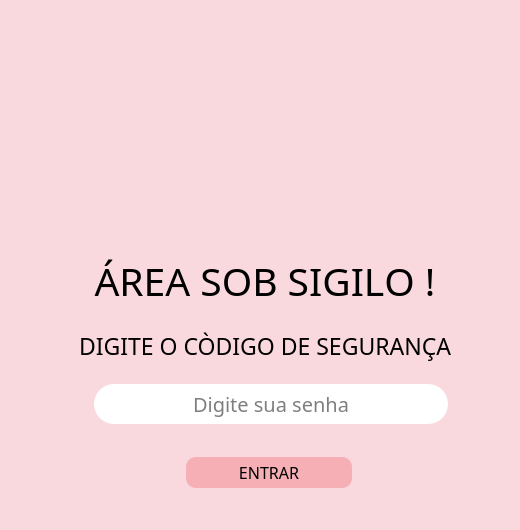
<?xml version="1.0" encoding="UTF-8"?>
<ui version="4.0">
 <class>Pop_Area_sigilo_as</class>
 <widget class="QDialog" name="Pop_Area_sigilo_as">
  <property name="windowModality">
   <enum>Qt::NonModal</enum>
  </property>
  <property name="geometry">
   <rect>
    <x>0</x>
    <y>0</y>
    <width>520</width>
    <height>530</height>
   </rect>
  </property>
  <property name="minimumSize">
   <size>
    <width>520</width>
    <height>530</height>
   </size>
  </property>
  <property name="maximumSize">
   <size>
    <width>520</width>
    <height>530</height>
   </size>
  </property>
  <property name="windowTitle">
   <string>Dialog</string>
  </property>
  <property name="styleSheet">
   <string notr="true">border-radius:150px;
background-color: rgb(249, 217, 221);</string>
  </property>
  <property name="sizeGripEnabled">
   <bool>false</bool>
  </property>
  <property name="modal">
   <bool>false</bool>
  </property>
  <layout class="QVBoxLayout" name="verticalLayout">
   <property name="leftMargin">
    <number>21</number>
   </property>
   <item>
    <widget class="QFrame" name="frame_senha">
     <property name="frameShape">
      <enum>QFrame::StyledPanel</enum>
     </property>
     <property name="frameShadow">
      <enum>QFrame::Raised</enum>
     </property>
     <layout class="QVBoxLayout" name="verticalLayout_5" stretch="1,0,0,0">
      <property name="spacing">
       <number>0</number>
      </property>
      <property name="leftMargin">
       <number>0</number>
      </property>
      <property name="topMargin">
       <number>0</number>
      </property>
      <property name="rightMargin">
       <number>0</number>
      </property>
      <property name="bottomMargin">
       <number>0</number>
      </property>
      <item>
       <widget class="QFrame" name="frame_imagen_cadeado">
        <property name="minimumSize">
         <size>
          <width>0</width>
          <height>0</height>
         </size>
        </property>
        <property name="maximumSize">
         <size>
          <width>486</width>
          <height>222</height>
         </size>
        </property>
        <property name="frameShape">
         <enum>QFrame::StyledPanel</enum>
        </property>
        <property name="frameShadow">
         <enum>QFrame::Raised</enum>
        </property>
        <layout class="QVBoxLayout" name="verticalLayout_2">
         <property name="leftMargin">
          <number>0</number>
         </property>
         <property name="topMargin">
          <number>0</number>
         </property>
         <property name="rightMargin">
          <number>0</number>
         </property>
         <property name="bottomMargin">
          <number>0</number>
         </property>
         <item alignment="Qt::AlignHCenter">
          <widget class="QLabel" name="label_imagen_cadeado">
           <property name="minimumSize">
            <size>
             <width>220</width>
             <height>220</height>
            </size>
           </property>
           <property name="font">
            <font>
             <family>Abel</family>
             <pointsize>920</pointsize>
            </font>
           </property>
           <property name="styleSheet">
            <string notr="true">image: url(:/icons/ciber-seguranca 2.png);</string>
           </property>
           <property name="frameShape">
            <enum>QFrame::NoFrame</enum>
           </property>
           <property name="text">
            <string/>
           </property>
           <property name="alignment">
            <set>Qt::AlignCenter</set>
           </property>
           <property name="indent">
            <number>0</number>
           </property>
          </widget>
         </item>
        </layout>
       </widget>
      </item>
      <item>
       <widget class="QFrame" name="frame_area_sigilo">
        <property name="frameShape">
         <enum>QFrame::StyledPanel</enum>
        </property>
        <property name="frameShadow">
         <enum>QFrame::Raised</enum>
        </property>
        <layout class="QVBoxLayout" name="verticalLayout_4">
         <property name="leftMargin">
          <number>0</number>
         </property>
         <property name="topMargin">
          <number>0</number>
         </property>
         <property name="rightMargin">
          <number>0</number>
         </property>
         <property name="bottomMargin">
          <number>0</number>
         </property>
         <item>
          <widget class="QLabel" name="label_area_sigilo">
           <property name="font">
            <font>
             <family>Abel</family>
             <pointsize>29</pointsize>
             <weight>50</weight>
             <italic>false</italic>
             <bold>false</bold>
             <underline>false</underline>
             <kerning>false</kerning>
            </font>
           </property>
           <property name="text">
            <string>ÁREA SOB SIGILO !</string>
           </property>
           <property name="alignment">
            <set>Qt::AlignCenter</set>
           </property>
          </widget>
         </item>
        </layout>
       </widget>
      </item>
      <item>
       <widget class="QFrame" name="frame_digite_codigo">
        <property name="frameShape">
         <enum>QFrame::StyledPanel</enum>
        </property>
        <property name="frameShadow">
         <enum>QFrame::Raised</enum>
        </property>
        <layout class="QVBoxLayout" name="verticalLayout_6" stretch="0,0">
         <property name="spacing">
          <number>21</number>
         </property>
         <property name="leftMargin">
          <number>0</number>
         </property>
         <property name="topMargin">
          <number>0</number>
         </property>
         <property name="rightMargin">
          <number>0</number>
         </property>
         <property name="bottomMargin">
          <number>0</number>
         </property>
         <item>
          <widget class="QLabel" name="label_digite_codigo">
           <property name="font">
            <font>
             <family>Abel</family>
             <pointsize>17</pointsize>
            </font>
           </property>
           <property name="text">
            <string>DIGITE O CÒDIGO DE SEGURANÇA</string>
           </property>
           <property name="alignment">
            <set>Qt::AlignCenter</set>
           </property>
          </widget>
         </item>
         <item>
          <widget class="QFrame" name="lineEdit_senha_area_de_sigilo_2">
           <property name="minimumSize">
            <size>
             <width>0</width>
             <height>0</height>
            </size>
           </property>
           <property name="maximumSize">
            <size>
             <width>484</width>
             <height>40</height>
            </size>
           </property>
           <property name="styleSheet">
            <string notr="true">border : 30px black;</string>
           </property>
           <property name="frameShape">
            <enum>QFrame::StyledPanel</enum>
           </property>
           <property name="frameShadow">
            <enum>QFrame::Raised</enum>
           </property>
           <layout class="QVBoxLayout" name="verticalLayout_7">
            <property name="leftMargin">
             <number>73</number>
            </property>
            <property name="topMargin">
             <number>0</number>
            </property>
            <property name="rightMargin">
             <number>57</number>
            </property>
            <item>
             <widget class="QLineEdit" name="lineEdit_senha_area_de_sigilo">
              <property name="minimumSize">
               <size>
                <width>315</width>
                <height>40</height>
               </size>
              </property>
              <property name="font">
               <font>
                <family>Abel</family>
                <pointsize>15</pointsize>
               </font>
              </property>
              <property name="styleSheet">
               <string notr="true">QLineEdit{border-radius:20px;
border-color: rgb(233, 130, 138);
background-color: rgb(255, 255, 255);

}
</string>
              </property>
              <property name="text">
               <string/>
              </property>
              <property name="frame">
               <bool>true</bool>
              </property>
              <property name="echoMode">
               <enum>QLineEdit::Password</enum>
              </property>
              <property name="alignment">
               <set>Qt::AlignCenter</set>
              </property>
              <property name="dragEnabled">
               <bool>false</bool>
              </property>
              <property name="placeholderText">
               <string>Digite sua senha</string>
              </property>
              <property name="clearButtonEnabled">
               <bool>false</bool>
              </property>
             </widget>
            </item>
           </layout>
          </widget>
         </item>
        </layout>
       </widget>
      </item>
      <item>
       <widget class="QFrame" name="frame_4">
        <property name="styleSheet">
         <string notr="true">QPushButton{
border-radius:10px;
background-color: rgb(246, 176, 181);
border: 2px ;
}
QPushButton:hover{

	
	background-color: rgb(236, 132, 140);


}
QPushButton:pressed{

background-color: rgb(246, 176, 181);

}</string>
        </property>
        <property name="frameShape">
         <enum>QFrame::StyledPanel</enum>
        </property>
        <property name="frameShadow">
         <enum>QFrame::Raised</enum>
        </property>
        <layout class="QHBoxLayout" name="horizontalLayout" stretch="0">
         <property name="spacing">
          <number>6</number>
         </property>
         <property name="leftMargin">
          <number>165</number>
         </property>
         <property name="rightMargin">
          <number>157</number>
         </property>
         <property name="bottomMargin">
          <number>7</number>
         </property>
         <item>
          <widget class="QPushButton" name="btn_entrar_area_sigilo">
           <property name="minimumSize">
            <size>
             <width>141</width>
             <height>31</height>
            </size>
           </property>
           <property name="font">
            <font>
             <family>Abel</family>
             <pointsize>12</pointsize>
            </font>
           </property>
           <property name="text">
            <string>ENTRAR</string>
           </property>
          </widget>
         </item>
        </layout>
       </widget>
      </item>
     </layout>
    </widget>
   </item>
  </layout>
 </widget>
 <resources>
  <include location="../../../Downloads/Nova pasta (2)/qrc.qrc"/>
 </resources>
 <connections/>
</ui>
